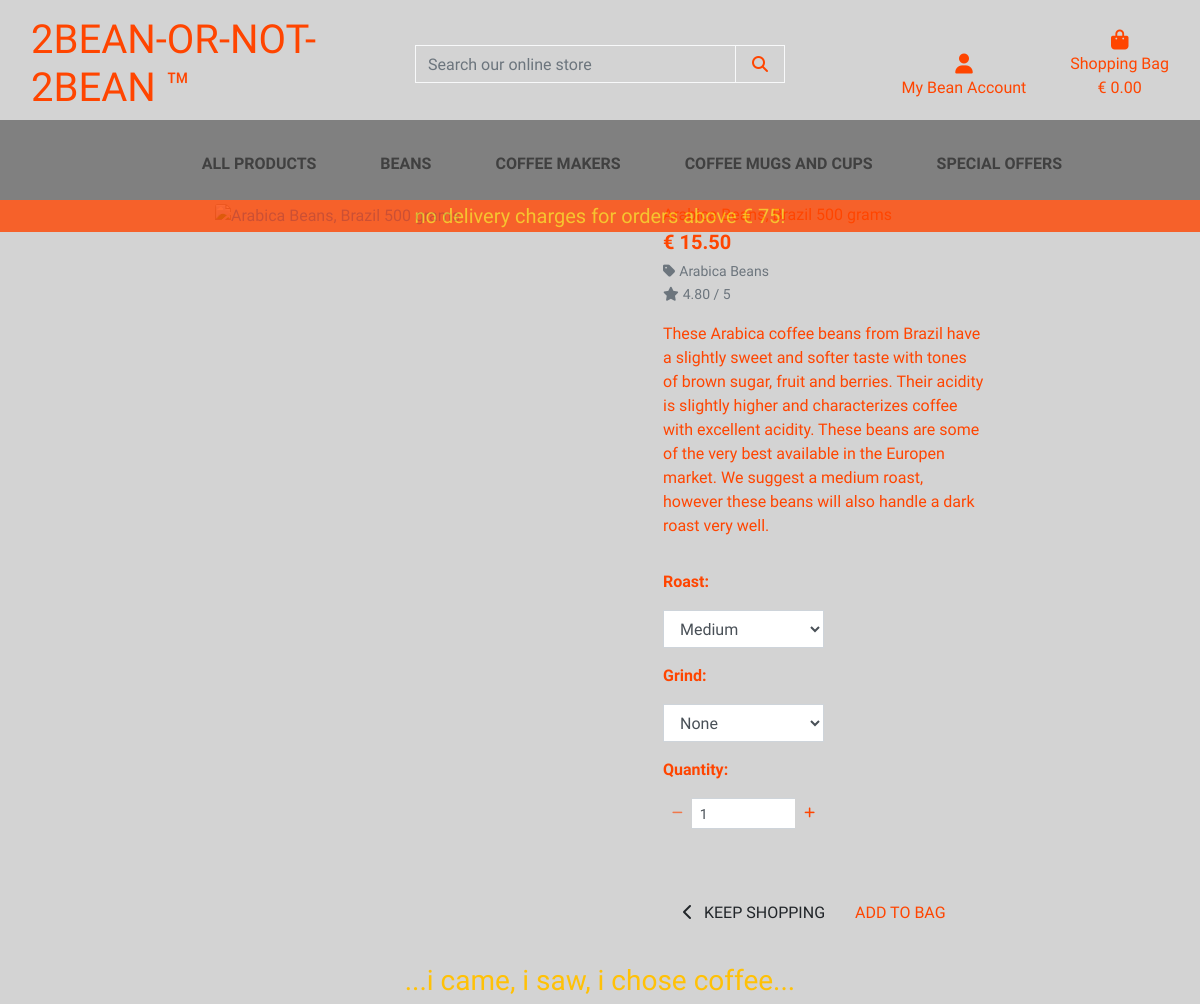
/products/1, run on the app's committed database.
### products/models.py (models this page shows, shortened)
class Product(models.Model):
    category = models.ForeignKey('Category', null=True, blank=True, on_delete=models.SET_NULL)
    sku = models.CharField(max_length=250, null=True, blank=True)
    name = models.CharField(max_length=250)
    description = models.TextField()
    is_bean = models.BooleanField(default=False, null=True, blank=True)
    price = models.DecimalField(max_digits=6, decimal_places=2)
    rating = models.DecimalField(max_digits=6, decimal_places=2, null=True, blank=True)
    image_url = models.URLField(max_length=1024, null=True, blank=True)
    image = models.ImageField(null=True, blank=True)

class Category(models.Model):
    class Meta:
        verbose_name_plural = "Categories"
    name = models.CharField(max_length=250)
    friendly_name = models.CharField(max_length=250, null=True, blank=True)

### products/views.py (the view)
# urls.py: path('<product_id>', views.product_detail, name='product_detail'),
def product_detail(request, product_id):
    product = get_object_or_404(Product, pk=product_id)
    context = {
        'product': product,
    }
    return render(request, 'products/product_detail.html', context)

### bag/contexts.py (called while the page is built, shortened)
def bag_contents(request):
    bag_items = []
    total = 0
    product_count = 0
    bag = request.session.get('bag', {})
    if total < settings.FREE_DELIVERY_THRESHOLD:
        delivery = total * Decimal(settings.STANDARD_DELIVERY_PERCENTAGE / 100)
        free_delivery_delta = settings.FREE_DELIVERY_THRESHOLD - total
    else:
        delivery = 0
        free_delivery_delta = 0
    grand_total = delivery + total
    context = {
        'bag_items': bag_items,
        'total': total,
        'product_count': product_count,
        'delivery': delivery,
        'free_delivery_delta': free_delivery_delta,
        'free_delivery_threshold': settings.FREE_DELIVERY_THRESHOLD,
        'grand_total': grand_total,
    }
    return context

### products/templates/products/product_detail.html (shortened to what this page needs)
{% extends "base.html" %}
{% load static %}
{% block page_header %}
<div class="container header-container">
</div>
{% endblock %}
{% block content %}
<div class="overlay"></div>
<div class="container-fluid">
    <div class="row">
        <div class="col-12 col-md-6 col-lg-4 offset-lg-2">
            <div class="image-container my-5">
                {% if product.image %}
                <a href="{{ product.image.url }}" target="_blank">
                </a>
                {% else %}
                <a href="">
                    <img class="card-img-top img-fluid" src="{{ MEDIA_URL }}noimage.png" alt="{{ product.name }}">
                </a>
                {% endif %}
            </div>
        </div>
        <div class="col-12 col-md-6 col-lg-4">
            <div class="product-details-container ml-5 mt-md-5">
                <p class="mb-0">{{ product.name }}</p>
                <p class="lead mb-0 text-left font-weight-bold"> € {{ product.price }}</p>
                {% if product.category %}
                <p class="small mt-1 mb-0">
                    <a class="text-muted" href="{% url 'products' %}?category={{ product.category.name }}">
                        <i class="fas fa-tag mr-1"></i>{{ product.category.friendly_name }}
                    </a>
                </p>
                {% endif %}
                {% if product.rating %}
                <small class="text-muted"><i class="fas fa-star mr-1"></i>{{ product.rating }} / 5</small>
                {% else %}
                <small class="text-muted">No Rating</small>
                {% endif %} <p class="mt-3">{{ product.description }}</p>
                <form class="form" action="{% url 'add_to_bag' product.id %}" method="POST">
                    <div class="form-row">
                        {% with product.is_bean as is_bean %}
                        {% if is_bean %}
                        <div class="col-12">
                            <p class="mt-3"><strong>Roast:</strong></p>
                            <select class="form-control rounded-0 w-50" name="product_roast" id='id_product_roast'>
                                <option value="medium" selected>Medium</option>
                            </select>
                        </div>
                        <div class="col-12">
                            <p class="mt-3"><strong>Grind:</strong></p>
                            <select class="form-control rounded-0 w-50" name="product_grind" id='id_product_grind'>
                                <option value="none" selected>None</option>
                            </select>
                        </div>
                        {% endif %}
                        <div class="col-12">
                            <p class="mt-3"><strong>Quantity:</strong></p>
                            <div class="form-group w-50">
                                <div class="input-group">
                                    <div class="input-group-prepend">
                                        <button class="decrement-qty btn btn-sm btn-gray rounded-0"
                                            data-item_id="{{ item.item_id }}" id="decrement-qty_{{ item.item_id }}">
                                            <span>
                                            </span>
                                        </button>
                                    </div>
                                    <input class="form-control form-control-sm qty_input" type="number"
                                        name="quantity" value="1" min="1" max="99"
                                        data-item_id="{{ item.item_id }}"
                                        id="id_qty_{{ item.item_id }}">
                                    <div class="input-group-append">
                                        <button class="increment-qty btn btn-sm btn-gray rounded-0"
                                            data-item_id="{{ item.item_id }}" id="increment-qty_{{ item.item_id }}">
                                            <span>
                                            </span>
                                        </button>
                                    </div>
                                </div>
                            </div>
                        </div>
                        <div class="col{% if roast_it %}-12 mt-2{% endif %}">
                            <a href="{% url 'products' %}" class="btn btn-outline-gray rounded-0 mt-5">
                                <span class="icon">
                                    <i class="fas fa-chevron-left"></i>
                                </span>
                                <span class="text-uppercase">Keep Shopping</span>
                            </a>
                            <input type="submit" class="btn btn-gray rounded-0 text-uppercase mt-5" value="Add to Bag">
                        </div>
                        {% endwith %}
                    </div>
                </form>
            </div>
        </div>
    </div>
</div>
<footer id="footer-other">
    <div class="container-fluid fixed-absolute text-center">
        <h3 class="logo-font text-yellow text-lowercase">...i came, i saw, i chose coffee...</h3>
    </div>
</footer>
{% endblock %}

### templates/base.html (shortened to what this page needs)
{% load static %}
<!doctype html>
<html lang="en">
    <head>
        {% block corecss %}
        <link rel="stylesheet" href="https://cdn.jsdelivr.net/npm/bootstrap@4.6.1/dist/css/bootstrap.min.css"
>
        <link rel="stylesheet" href="{% static 'css/base.css' %}">
        {% endblock %}
    </head>
    <body>
        <header class="container-fluid fixed-top">
            <div id="topnav" class="row pt-lg-2 d-none d-lg-flex">
                <div class="col-12 col-lg-4 my-auto py-1 py-lg-0 text-center text-lg-left">
                    <div class="block">
                        <a href="{% url 'home' %}" class="nav-link main-logo-link">
                            <h1 class="logo-font text-orange my-0">2Bean-or-not-2Bean &trade;</h1>
                        </a>
                    </div>
                </div>
                <div class="col-12 col-lg-4 my-auto py-1 py-lg-0">
                    <form method="GET" action="{% url 'products' %}">
                        <div class="input-group w-100">
                            <input class="form-control bg-lgray border border-light rounded-0" type="text" name="q"
                                placeholder="Search our online store">
                            <div class="input-group-append">
                                <button class="form-control btn btn-gray border border-light rounded-0" type="submit">
                                    <span class="icon">
                                        <i class="fas fa-search"></i>
                                    </span>
                                </button>
                            </div>
                        </div>
                    </form>
                </div>
                <div class="col-12 col-lg-4 my-auto py-1 py-lg-0">
                    <ul class="list-inline list-unstyled text-center text-lg-right my-0">
                        <li class="list-inline-item dropdown">
                            <a class="text-orange nav-link" href="#" id="user-options" data-toggle="dropdown"
                                aria-haspopup="true" aria-expanded="false">
                                <div class="text-center">
                                    <div><i class="fas fa-user fa-lg"></i></div>
                                    <p class="my-0">My Bean Account</p>
                                </div>
                            </a>
                        </li>
                        <li class="list-inline-item">
                            <a class="{% if grand_total %}text-brown font-weight-bold{% else %}text-orange{% endif %} nav-link"
                                href="{% url 'view_bag' %}">
                                <div class="text-center">
                                    <div><i class="fas fa-shopping-bag fa-lg"></i></div>
                                    <p class="my-0">Shopping Bag</p>
                                    <p class="my-0">
                                        {% if grand_total %}
                                        € {{ grand_total|floatformat:2 }}
                                        {% else %}
                                        € 0.00
                                        {% endif %}
                                    </p>
                                </div>
                            </a>
                        </li>
                    </ul>
                </div>
            </div>
            <div class="row bg-gray">
                <nav class="navbar navbar-expand-lg navbar-light w-100">
                    {% include 'includes/mobile-top-header.html' %}
                    {% include 'includes/main-nav.html' %}
                </nav>
            </div>
            <div id="delivery-banner" class="row text-center">
                <div class="col text-yellow">
                    <h5 class="logo-font text-lowercase my-1">No delivery charges for orders above €
                        {{ free_delivery_threshold }}!</h5>
                </div>
            </div>
        </header>
        {% block page_header %}
        {% endblock %}
        {% block content %}
        {% endblock %}
    </body>
</html>

### templates/includes/mobile-top-header.html (shortened to what this page needs)
<ul>
</ul>

### templates/includes/main-nav.html (shortened to what this page needs)
<div class="collapse navbar-collapse" id="main-nav">
    <ul class="navbar-nav w-auto mx-auto">
        <li class="nav-item dropdown">
            <a class="logo-font font-weight-bold nav-link mr-5" href="#" id="all-products-link" data-toggle="dropdown" aria-haspopup="true" aria-expanded="false">
                All Products
            </a>
        </li>
        <li class="nav-item dropdown">
            <a class="logo-font font-weight-bold nav-link mr-5" href="#" id="beans-link" data-toggle="dropdown" aria-haspopup="true" aria-expanded="false">
                Beans
            </a>
        </li>
        <li class="nav-item dropdown">
            <a class="logo-font font-weight-bold nav-link mr-5" href="#" id="coffeemaker-link" data-toggle="dropdown" aria-haspopup="true" aria-expanded="false">
                Coffee Makers
            </a>
        </li>
        <li class="nav-item dropdown">
            <a class="logo-font font-weight-bold nav-link mr-5" href="#" id="coffeecups-link" data-toggle="dropdown" aria-haspopup="true" aria-expanded="false">
                Coffee Mugs and Cups
            </a>
        </li>
        <li class="nav-item dropdown">
            <a class="logo-font font-weight-bold nav-link" href="#" id="specials-link" data-toggle="dropdown" aria-haspopup="true" aria-expanded="false">
                Special Offers
            </a>
        </li>
    </ul>
</div>

### static/css/base.css (style rules this page uses)
html { height: 100%; }
body { background: url('/media/homepage_background.jpg') no-repeat center center fixed; background-size: cover; height: calc(100vh - 155px); color: orangered; font-family: 'Amita', cursive; }
.icon { align-items: center; display: inline-flex; justify-content: center; height: 1.5rem; width: 1.5rem; }
.logo-font { margin-top: 1rem; margin-bottom: 0.5rem; text-transform: uppercase; }
.main-logo-link { width: fit-content; }
.btn-gray { background: lightgray; color: orangered; }
.text-orange { color: orangered !important; }
.text-yellow { color: #ffc107 !important; }
.bg-lgray { background-color: lightgray; }
.bg-gray { background: gray !important; }
#delivery-banner { background-color: orangered; opacity: 0.8 !important; font-weight: bolder; }
.overlay { height: 100%; width: 100%; top: 0; left: 0; position: fixed; background: lightgray; z-index: -1; }
#footer-other { width: 100%; height: 2.5rem; margin-top: 2rem; margin-bottom: 1rem; font-size: calc(4vw + 4vh + 2vmin) !important; }
@media (min-width: 1200px) { .container { max-width: 80%; } }
@media (min-width: 992px) { .header-container { padding-top: 155px; } }

### data on the page
Product: price "15.50", category.friendly_name "Arabica Beans", rating "4.80", description "These Arabica coffee beans from Brazil have a slightly sweet and softer taste with tones of brown sugar, fruit and berries. Their acidity is slightly higher and characterizes coffee with excellent acidity. These beans are some of the very best available in the Europen market. We suggest a medium roast, however these beans will also handle a dark roast very well."

### other printed values
{{ free_delivery_threshold }} "75"
